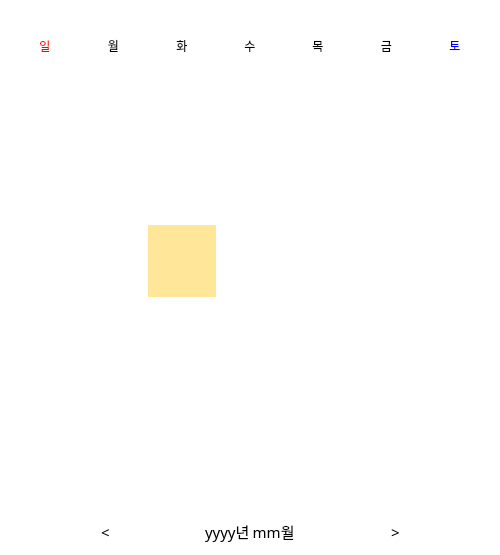
           <widget class="QFrame" name="calendarFrame">
            <property name="sizePolicy">
             <sizepolicy hsizetype="Preferred" vsizetype="Preferred">
              <horstretch>100</horstretch>
              <verstretch>0</verstretch>
             </sizepolicy>
            </property>
            <property name="minimumSize">
             <size>
              <width>500</width>
              <height>555</height>
             </size>
            </property>
            <property name="styleSheet">
             <string notr="true">background-color: rgb(255, 255, 255);
border-radius: 30px;
font: 75 11pt &quot;나눔고딕 ExtraBold&quot;;</string>
            </property>
            <property name="frameShape">
             <enum>QFrame::StyledPanel</enum>
            </property>
            <property name="frameShadow">
             <enum>QFrame::Raised</enum>
            </property>
            <layout class="QGridLayout" name="gridLayout_3">
             <item row="1" column="3">
              <widget class="QLabel" name="yearNdate">
               <property name="font">
                <font>
                 <family>나눔고딕 ExtraBold</family>
                 <pointsize>11</pointsize>
                 <weight>9</weight>
                 <italic>false</italic>
                 <bold>false</bold>
                </font>
               </property>
               <property name="toolTipDuration">
                <number>-4</number>
               </property>
               <property name="styleSheet">
                <string notr="true">background-color: 255, 255, 255</string>
               </property>
               <property name="text">
                <string>yyyy년 mm월</string>
               </property>
               <property name="alignment">
                <set>Qt::AlignLeading|Qt::AlignLeft|Qt::AlignVCenter</set>
               </property>
              </widget>
             </item>
             <item row="1" column="5">
              <widget class="QPushButton" name="goNext">
               <property name="sizePolicy">
                <sizepolicy hsizetype="Fixed" vsizetype="Fixed">
                 <horstretch>0</horstretch>
                 <verstretch>0</verstretch>
                </sizepolicy>
               </property>
               <property name="minimumSize">
                <size>
                 <width>25</width>
                 <height>25</height>
                </size>
               </property>
               <property name="maximumSize">
                <size>
                 <width>25</width>
                 <height>25</height>
                </size>
               </property>
               <property name="font">
                <font>
                 <family>나눔고딕 ExtraBold</family>
                 <pointsize>11</pointsize>
                 <weight>9</weight>
                 <italic>false</italic>
                 <bold>false</bold>
                </font>
               </property>
               <property name="styleSheet">
                <string notr="true">QPushButton{
background-color : rgb(255, 255, 255);
border: rgb(255, 255, 255);
}
QPushButton:hover{
background-color: rgb(197, 197, 197);
border-radius: 12px;
}</string>
               </property>
               <property name="text">
                <string>&gt;</string>
               </property>
              </widget>
             </item>
             <item row="1" column="6">
              <spacer name="horizontalSpacer_5">
               <property name="orientation">
                <enum>Qt::Horizontal</enum>
               </property>
               <property name="sizeHint" stdset="0">
                <size>
                 <width>40</width>
                 <height>20</height>
                </size>
               </property>
              </spacer>
             </item>
             <item row="1" column="1">
              <widget class="QPushButton" name="goPrev">
               <property name="sizePolicy">
                <sizepolicy hsizetype="Fixed" vsizetype="Fixed">
                 <horstretch>0</horstretch>
                 <verstretch>0</verstretch>
                </sizepolicy>
               </property>
               <property name="minimumSize">
                <size>
                 <width>25</width>
                 <height>25</height>
                </size>
               </property>
               <property name="maximumSize">
                <size>
                 <width>25</width>
                 <height>25</height>
                </size>
               </property>
               <property name="font">
                <font>
                 <family>나눔고딕 ExtraBold</family>
                 <pointsize>11</pointsize>
                 <weight>9</weight>
                 <italic>false</italic>
                 <bold>false</bold>
                </font>
               </property>
               <property name="styleSheet">
                <string notr="true">QPushButton{
background-color : rgb(255, 255, 255);
border: rgb(255, 255, 255);
}
QPushButton:hover{
background-color: rgb(197, 197, 197);
border-radius: 12px;
}</string>
               </property>
               <property name="text">
                <string>&lt;</string>
               </property>
              </widget>
             </item>
             <item row="1" column="4">
              <spacer name="horizontalSpacer_7">
               <property name="orientation">
                <enum>Qt::Horizontal</enum>
               </property>
               <property name="sizeHint" stdset="0">
                <size>
                 <width>40</width>
                 <height>20</height>
                </size>
               </property>
              </spacer>
             </item>
             <item row="1" column="0">
              <spacer name="horizontalSpacer_4">
               <property name="orientation">
                <enum>Qt::Horizontal</enum>
               </property>
               <property name="sizeHint" stdset="0">
                <size>
                 <width>40</width>
                 <height>20</height>
                </size>
               </property>
              </spacer>
             </item>
             <item row="1" column="2">
              <spacer name="horizontalSpacer_6">
               <property name="orientation">
                <enum>Qt::Horizontal</enum>
               </property>
               <property name="sizeHint" stdset="0">
                <size>
                 <width>40</width>
                 <height>20</height>
                </size>
               </property>
              </spacer>
             </item>
             <item row="0" column="0" colspan="7">
              <layout class="QGridLayout" name="calendar">
               <property name="spacing">
                <number>0</number>
               </property>
               <item row="5" column="1">
                <widget class="QLabel" name="c4_1">
                 <property name="text">
                  <string/>
                 </property>
                </widget>
               </item>
               <item row="6" column="2">
                <widget class="QLabel" name="c5_2">
                 <property name="text">
                  <string/>
                 </property>
                </widget>
               </item>
               <item row="5" column="0">
                <widget class="QLabel" name="c4_0">
                 <property name="styleSheet">
                  <string notr="true">color: rgb(255, 0, 0);</string>
                 </property>
                 <property name="text">
                  <string/>
                 </property>
                </widget>
               </item>
               <item row="0" column="4">
                <widget class="QLabel" name="thur">
                 <property name="text">
                  <string>목</string>
                 </property>
                 <property name="alignment">
                  <set>Qt::AlignCenter</set>
                 </property>
                </widget>
               </item>
               <item row="3" column="3">
                <widget class="QLabel" name="c2_3">
                 <property name="text">
                  <string/>
                 </property>
                </widget>
               </item>
               <item row="3" column="1">
                <widget class="QLabel" name="c2_1">
                 <property name="text">
                  <string/>
                 </property>
                </widget>
               </item>
               <item row="1" column="2">
                <widget class="QLabel" name="c0_2">
                 <property name="text">
                  <string/>
                 </property>
                 <property name="alignment">
                  <set>Qt::AlignCenter</set>
                 </property>
                </widget>
               </item>
               <item row="1" column="3">
                <widget class="QLabel" name="c0_3">
                 <property name="styleSheet">
                  <string notr="true">font: 75 11pt &quot;나눔고딕 ExtraBold&quot;;</string>
                 </property>
                 <property name="text">
                  <string/>
                 </property>
                </widget>
               </item>
               <item row="1" column="5">
                <widget class="QLabel" name="c0_5">
                 <property name="text">
                  <string/>
                 </property>
                </widget>
               </item>
               <item row="3" column="0">
                <widget class="QLabel" name="c2_0">
                 <property name="styleSheet">
                  <string notr="true">color: rgb(255, 0, 0);</string>
                 </property>
                 <property name="text">
                  <string/>
                 </property>
                </widget>
               </item>
               <item row="0" column="5">
                <widget class="QLabel" name="fri">
                 <property name="text">
                  <string>금</string>
                 </property>
                 <property name="alignment">
                  <set>Qt::AlignCenter</set>
                 </property>
                </widget>
               </item>
               <item row="1" column="4">
                <widget class="QLabel" name="c0_4">
                 <property name="text">
                  <string/>
                 </property>
                </widget>
               </item>
               <item row="0" column="6">
                <widget class="QLabel" name="sat">
                 <property name="styleSheet">
                  <string notr="true">color: rgb(0, 0, 255);</string>
                 </property>
                 <property name="text">
                  <string>토</string>
                 </property>
                 <property name="alignment">
                  <set>Qt::AlignCenter</set>
                 </property>
                </widget>
               </item>
               <item row="3" column="2">
                <widget class="QLabel" name="c2_2">
                 <property name="styleSheet">
                  <string notr="true">background-color: rgb(255, 230, 153);
border-radius: 0px;</string>
                 </property>
                 <property name="text">
                  <string/>
                 </property>
                </widget>
               </item>
               <item row="3" column="4">
                <widget class="QLabel" name="c2_4">
                 <property name="text">
                  <string/>
                 </property>
                </widget>
               </item>
               <item row="2" column="0">
                <widget class="QLabel" name="c1_0">
                 <property name="styleSheet">
                  <string notr="true">color: rgb(255, 0, 0);</string>
                 </property>
                 <property name="text">
                  <string/>
                 </property>
                </widget>
               </item>
               <item row="3" column="6">
                <widget class="QLabel" name="c2_6">
                 <property name="styleSheet">
                  <string notr="true">color: rgb(0, 0, 255);</string>
                 </property>
                 <property name="text">
                  <string/>
                 </property>
                </widget>
               </item>
               <item row="2" column="1">
                <widget class="QLabel" name="c1_1">
                 <property name="text">
                  <string/>
                 </property>
                </widget>
               </item>
               <item row="2" column="6">
                <widget class="QLabel" name="c1_6">
                 <property name="styleSheet">
                  <string notr="true">color: rgb(0, 0, 255);</string>
                 </property>
                 <property name="text">
                  <string/>
                 </property>
                </widget>
               </item>
               <item row="2" column="4">
                <widget class="QLabel" name="c1_4">
                 <property name="text">
                  <string/>
                 </property>
                </widget>
               </item>
               <item row="1" column="1">
                <widget class="QLabel" name="c0_1">
                 <property name="text">
                  <string/>
                 </property>
                 <property name="alignment">
                  <set>Qt::AlignCenter</set>
                 </property>
                </widget>
               </item>
               <item row="0" column="1">
                <widget class="QLabel" name="mon">
                 <property name="text">
                  <string>월</string>
                 </property>
                 <property name="alignment">
                  <set>Qt::AlignCenter</set>
                 </property>
                </widget>
               </item>
               <item row="4" column="0">
                <widget class="QLabel" name="c3_0">
                 <property name="styleSheet">
                  <string notr="true">color: rgb(255, 0, 0);</string>
                 </property>
                 <property name="text">
                  <string/>
                 </property>
                </widget>
               </item>
               <item row="0" column="0">
                <widget class="QLabel" name="sun">
                 <property name="sizePolicy">
                  <sizepolicy hsizetype="Preferred" vsizetype="Fixed">
                   <horstretch>0</horstretch>
                   <verstretch>0</verstretch>
                  </sizepolicy>
                 </property>
                 <property name="minimumSize">
                  <size>
                   <width>0</width>
                   <height>70</height>
                  </size>
                 </property>
                 <property name="styleSheet">
                  <string notr="true">color: rgb(255, 0, 0);</string>
                 </property>
                 <property name="text">
                  <string>일</string>
                 </property>
                 <property name="alignment">
                  <set>Qt::AlignCenter</set>
                 </property>
                </widget>
               </item>
               <item row="0" column="3">
                <widget class="QLabel" name="wed">
                 <property name="styleSheet">
                  <string notr="true"/>
                 </property>
                 <property name="text">
                  <string>수</string>
                 </property>
                 <property name="alignment">
                  <set>Qt::AlignCenter</set>
                 </property>
                </widget>
               </item>
               <item row="2" column="2">
                <widget class="QLabel" name="c1_2">
                 <property name="text">
                  <string/>
                 </property>
                </widget>
               </item>
               <item row="2" column="3">
                <widget class="QLabel" name="c1_3">
                 <property name="text">
                  <string/>
                 </property>
                </widget>
               </item>
               <item row="0" column="2">
                <widget class="QLabel" name="tus">
                 <property name="text">
                  <string>화</string>
                 </property>
                 <property name="alignment">
                  <set>Qt::AlignCenter</set>
                 </property>
                </widget>
               </item>
               <item row="4" column="1">
                <widget class="QLabel" name="c3_1">
                 <property name="text">
                  <string/>
                 </property>
                </widget>
               </item>
               <item row="4" column="4">
                <widget class="QLabel" name="c3_4">
                 <property name="text">
                  <string/>
                 </property>
                </widget>
               </item>
               <item row="4" column="2">
                <widget class="QLabel" name="c3_2">
                 <property name="text">
                  <string/>
                 </property>
                </widget>
               </item>
               <item row="4" column="5">
                <widget class="QLabel" name="c3_5">
                 <property name="text">
                  <string/>
                 </property>
                </widget>
               </item>
               <item row="4" column="6">
                <widget class="QLabel" name="c3_6">
                 <property name="styleSheet">
                  <string notr="true">color: rgb(0, 0, 255);</string>
                 </property>
                 <property name="text">
                  <string/>
                 </property>
                </widget>
               </item>
               <item row="4" column="3">
                <widget class="QLabel" name="c3_3">
                 <property name="text">
                  <string/>
                 </property>
                </widget>
               </item>
               <item row="5" column="3">
                <widget class="QLabel" name="c4_3">
                 <property name="text">
                  <string/>
                 </property>
                </widget>
               </item>
               <item row="5" column="2">
                <widget class="QLabel" name="c4_2">
                 <property name="text">
                  <string/>
                 </property>
                </widget>
               </item>
               <item row="5" column="4">
                <widget class="QLabel" name="c4_4">
                 <property name="text">
                  <string/>
                 </property>
                </widget>
               </item>
               <item row="5" column="5">
                <widget class="QLabel" name="c4_5">
                 <property name="text">
                  <string/>
                 </property>
                </widget>
               </item>
               <item row="5" column="6">
                <widget class="QLabel" name="c4_6">
                 <property name="styleSheet">
                  <string notr="true">color: rgb(0, 0, 255);</string>
                 </property>
                 <property name="text">
                  <string/>
                 </property>
                </widget>
               </item>
               <item row="6" column="0">
                <widget class="QLabel" name="c5_0">
                 <property name="styleSheet">
                  <string notr="true">color: rgb(255, 0, 0);</string>
                 </property>
                 <property name="text">
                  <string/>
                 </property>
                </widget>
               </item>
               <item row="6" column="1">
                <widget class="QLabel" name="c5_1">
                 <property name="text">
                  <string/>
                 </property>
                </widget>
               </item>
               <item row="6" column="3">
                <widget class="QLabel" name="c5_3">
                 <property name="text">
                  <string/>
                 </property>
                </widget>
               </item>
               <item row="6" column="4">
                <widget class="QLabel" name="c5_4">
                 <property name="text">
                  <string/>
                 </property>
                </widget>
               </item>
               <item row="6" column="5">
                <widget class="QLabel" name="c5_5">
                 <property name="text">
                  <string/>
                 </property>
                </widget>
               </item>
               <item row="6" column="6">
                <widget class="QLabel" name="c5_6">
                 <property name="styleSheet">
                  <string notr="true">color: rgb(0, 0, 255);</string>
                 </property>
                 <property name="text">
                  <string/>
                 </property>
                </widget>
               </item>
               <item row="1" column="0">
                <widget class="QLabel" name="c0_0">
                 <property name="styleSheet">
                  <string notr="true">color: rgb(255, 0, 0);</string>
                 </property>
                 <property name="text">
                  <string/>
                 </property>
                 <property name="alignment">
                  <set>Qt::AlignCenter</set>
                 </property>
                </widget>
               </item>
               <item row="1" column="6">
                <widget class="QLabel" name="c0_6">
                 <property name="styleSheet">
                  <string notr="true">color: rgb(0, 0, 255);</string>
                 </property>
                 <property name="text">
                  <string/>
                 </property>
                </widget>
               </item>
               <item row="2" column="5">
                <widget class="QLabel" name="c1_5">
                 <property name="text">
                  <string/>
                 </property>
                </widget>
               </item>
               <item row="3" column="5">
                <widget class="QLabel" name="c2_5">
                 <property name="text">
                  <string/>
                 </property>
                </widget>
               </item>
              </layout>
             </item>
            </layout>
           </widget>
